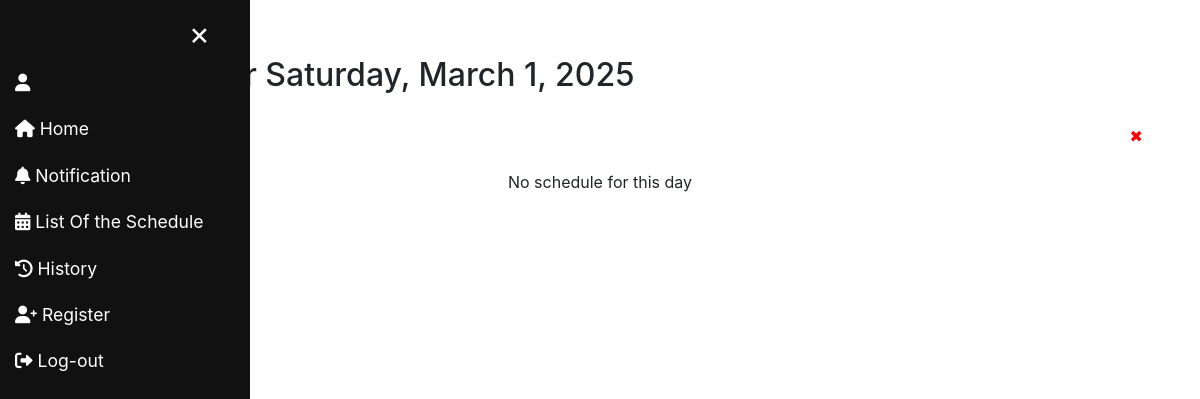
The app's page /schedule_detail.php?date=2025-03-01 (signed in), older data.
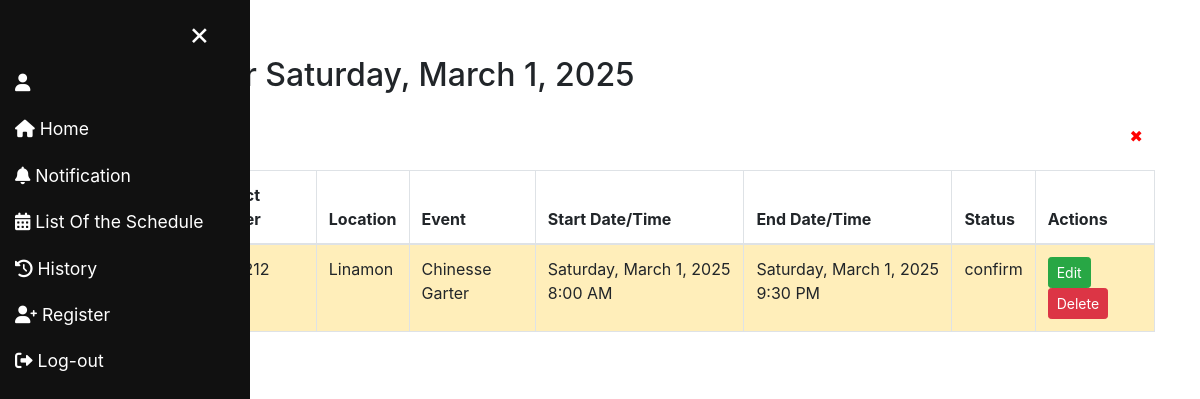
The same page, newer data.
### tables this page shows
CREATE TABLE `Schedule` (
  `ScheduleID` bigint(20) NOT NULL AUTO_INCREMENT,
  `start_date_time` datetime NOT NULL,
  `end_date_time` datetime NOT NULL,
  `EventID` bigint(20) NOT NULL,
  `StatusID` bigint(20) NOT NULL,
  PRIMARY KEY (`ScheduleID`),
  KEY `Events_Schedule` (`EventID`),
  KEY `Updated_Status_Schedule` (`StatusID`),
  CONSTRAINT `Events_Schedule` FOREIGN KEY (`EventID`) REFERENCES `Events` (`EventID`),
  CONSTRAINT `Updated_Status_Schedule` FOREIGN KEY (`StatusID`) REFERENCES `Updated_Status` (`StatusID`)
);

CREATE TABLE `Clients` (
  `ClientID` bigint(20) NOT NULL AUTO_INCREMENT,
  `clients_name` text NOT NULL,
  `contact_number` bigint(20) NOT NULL,
  `location` varchar(100) NOT NULL,
  `ID` bigint(20) NOT NULL,
  PRIMARY KEY (`ClientID`),
  KEY `users_Clients` (`ID`),
  CONSTRAINT `users_Clients` FOREIGN KEY (`ID`) REFERENCES `users` (`ID`)
);

CREATE TABLE `Events` (
  `EventID` bigint(20) NOT NULL AUTO_INCREMENT,
  `Events_name` text NOT NULL,
  `ClientID` bigint(20) NOT NULL,
  PRIMARY KEY (`EventID`),
  KEY `Clients_Events` (`ClientID`),
  CONSTRAINT `Clients_Events` FOREIGN KEY (`ClientID`) REFERENCES `Clients` (`ClientID`)
);

CREATE TABLE `Updated_Status` (
  `StatusID` bigint(20) NOT NULL AUTO_INCREMENT,
  `updated_status` text NOT NULL DEFAULT current_timestamp(),
  PRIMARY KEY (`StatusID`)
);

### htdocs/schedule_detail.php (the view, shortened to what this page needs)
<?php
include 'navigation.php';
$date = isset($_GET['date']) ? $_GET['date'] : '';
$displayDate = date("l, F j, Y", strtotime($date));
$sql = "SELECT s.ScheduleID, s.start_date_time, s.end_date_time, e.Events_name, c.clients_name, c.contact_number, c.location, us.updated_status
        FROM Schedule s
        JOIN Events e ON s.EventID = e.EventID
        JOIN Clients c ON e.ClientID = c.ClientID
        JOIN Updated_Status us ON s.StatusID = us.StatusID
        WHERE DATE(s.start_date_time) = '$date'
        ORDER BY s.start_date_time ASC";
$result = $conn->query($sql);
?>
<!DOCTYPE html>
<html lang="en">
<head>
    <link rel="stylesheet" href="https://maxcdn.bootstrapcdn.com/bootstrap/4.0.0/css/bootstrap.min.css">
</head>
<body>
<div class="container mt-4">
    <h2 class="mb-4">Schedules for <?php echo $displayDate; ?></h2>
    <div class="d-flex justify-content-end mb-3">
        <a href="calendar.php" class="btn" style="background: transparent; border: none; color: red;">✖</a>
    </div>
    <?php if($result && $result->num_rows > 0): ?>
        <div class="table-responsive">
            <table class="table table-bordered table-striped">
                <thead>
                    <tr>
                        <th>Client Name</th>
                        <th>Contact Number</th>
                        <th>Location</th>
                        <th>Event</th>
                        <th>Start Date/Time</th>
                        <th>End Date/Time</th>
                        <th>Status</th>
                        <th>Actions</th>
                    </tr>
                </thead>
                <tbody>
                    <?php
                    $highlighted = [];
                    while($row = $result->fetch_assoc()):
                          $startFormatted = date("l, F j, Y g:i A", strtotime($row['start_date_time']));
                          $endFormatted   = date("l, F j, Y g:i A", strtotime($row['end_date_time']));
                          $client = $row['clients_name'];
                          $highlightClass = !isset($highlighted[$client]) ? 'table-warning' : '';
                          $highlighted[$client] = true;
                    ?>
                        <tr class="<?php echo $highlightClass; ?>">
                            <td><?php echo htmlspecialchars($row['clients_name']); ?></td>
                            <td><?php echo htmlspecialchars($row['contact_number']); ?></td>
                            <td><?php echo htmlspecialchars($row['location']); ?></td>
                            <td><?php echo htmlspecialchars($row['Events_name']); ?></td>
                            <td><?php echo $startFormatted; ?></td>
                            <td><?php echo $endFormatted; ?></td>
                            <td>
                                <?php
                                $status = $row['updated_status'];
                                if ($status === 'Confirmed') {
                                    echo "<span style='color: blue;'>".htmlspecialchars($status)."</span>";
                                } elseif (in_array(strtolower($status), ['cancel', 'cancelled'])) {
                                    echo "<span style='color: red;'>".htmlspecialchars($status)."</span>";
                                } else {
                                    echo htmlspecialchars($status);
                                }
                                ?>
                            </td>
                            <td>
                                <button type="button" class="btn btn-sm btn-success" onclick="window.location.href='edit.php?id=<?php echo $row['ScheduleID']; ?>'">
                                    Edit
                                </button>
                                <button type="button" class="btn btn-sm btn-danger" onclick="if(confirm('Are you sure you want to delete this schedule?')) { window.location.href='delete_schedule.php?id=<?php echo $row['ScheduleID']; ?>'; }">
                                    Delete
                                </button>
                            </td>
                        </tr>
                    <?php endwhile; ?>
                </tbody>
            </table>
        </div>
    <?php else: ?>
        <p class="text-center">No schedule for this day</p>
    <?php endif; ?>
</div>
</body>
</html>

### htdocs/navigation.php (shortened to what this page needs)
<?php
include 'db.php';
$pendingCount = 0;
$username = '';
if (isset($_SESSION['account_level']) && $_SESSION['account_level'] === 'admin') {
    $stmt = $conn->prepare("SELECT COUNT(*) FROM Schedule s JOIN Updated_Status us ON s.StatusID = us.StatusID WHERE us.updated_status = 'pending'");
    $stmt->execute();
    $stmt->bind_result($pendingCount);
}
?>
<!DOCTYPE html>
<html lang="en">
<head>
    <link rel="stylesheet" href="https://cdnjs.cloudflare.com/ajax/libs/font-awesome/6.0.0-beta3/css/all.min.css">
    <link rel="stylesheet" href="https://stackpath.bootstrapcdn.com/bootstrap/4.3.1/css/bootstrap.min.css">
</head>
<body>
    <div id="hoverArea"></div>
    <div id="mySidebar" class="sidebar">
        <a href="javascript:void(0)" class="closebtn" onclick="closeNav()">&times;</a>
        <a href="#"><i class="fas fa-user"></i> <?php echo htmlspecialchars($username); ?></a>
        <a href="homepage.php"><i class="fas fa-home"></i> Home</a>
        <a href="notification.php">
            <i class="fas fa-bell"></i> Notification
        </a>
        <a href="schedule.php"><i class="fas fa-calendar-alt"></i> List Of the Schedule</a>
        <a href="history.php"><i class="fas fa-history"></i> History</a>
        <a href="register.php"><i class="fas fa-user-plus"></i> Register</a>
        <a href="log-out.php" id="logoutTrigger"><i class="fas fa-sign-out-alt"></i> Log-out</a>
    </div>
    <div id="main" class="main-content">
    </div>
</body>
</html>

### htdocs/navigation.php (style rules this page uses)
.sidebar { height: 100%; width: 0; position: fixed; z-index: 1001; top: 0; left: 0; background-color: #111; overflow-x: hidden; transition: 0.5s; padding-top: 60px; }
.sidebar a { padding: 10px 15px; text-decoration: none; font-size: 1.1rem; color: white; display: block; transition: 0.3s; }
.sidebar .closebtn { position: absolute; top: 0; right: 25px; font-size: 2rem; margin-left: 50px; }
#hoverArea { position: fixed; top: 0; left: 0; height: 100%; width: 20px; z-index: 1000; }
.main-content { transition: margin-left 0.5s; padding: 16px; margin-left: 0; }
.container { transition: margin-left 0.5s, width 0.5s; margin-left: 0; width: 100%; }

Row changes from the older to the newer data that the page shows:
added schedule: clients.location "Linamon", EventID.Events_name "Chinesse Garter", start_date_time "Saturday, March 1, 2025 8:00 AM", end_date_time "Saturday, March 1, 2025 9:30 PM", StatusID.updated_status "confirm"
Text that changed along with them:
text no longer shown: "No schedule for this day"
text now shown: "Location Event Start Date/Time End Date/Time Status Actions"
